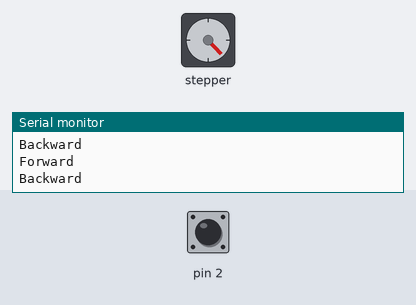
This sketch was run on a simulated Arduino Uno, built with avr-gcc and run on an emulated ATmega328P. On the bench: stepper motor, the last lines printed to the serial monitor. The inputs (shaded band) are chosen by the test bench; at power-on: pin 2 LOW. Stepper angles assume 200 steps per turn.

Above: at 3.8 s.
3.9 s: pin 2 driven HIGH
At 5.2 s:
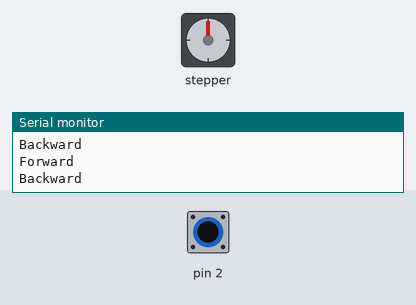
5.5 s: pin 2 pulsed LOW 5 times (0.12 s each, 0.3 s apart)
At 6.07 s:
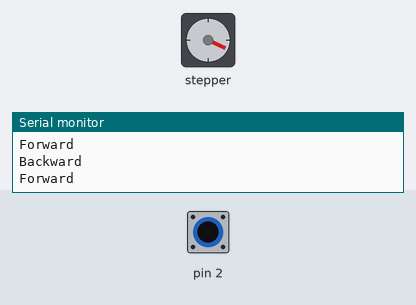
9.0 s: pin 2 pulsed LOW 5 times (0.12 s each, 0.3 s apart)
At 9.87 s:
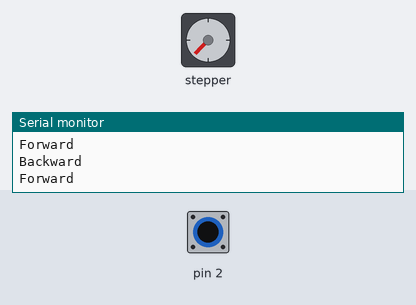
Timing chart, 0 to 12.8 s (numbered marks = the images above; inputs shaded):
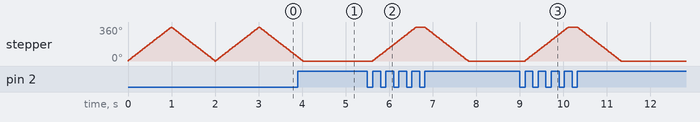

Measured:
- after the input at 3.9 s, stepper: goes on until 4.0 s, then stays 0°
- after the input at 5.5 s, stepper: turns 360° clockwise in 0.99 s, then 360° counter-clockwise in 0.99 s
- after the input at 9.0 s, stepper: turns 360° clockwise in 0.99 s, then 360° counter-clockwise in 0.99 s
- by itself, stepper: turns 360° clockwise in 0.99 s, then 360° counter-clockwise in 0.99 s, then 360° clockwise in 0.99 s, then 317° counter-clockwise in 0.87 s

The sketch:

stepper.ino
```cpp
/*
 * Copied from 2448 motor driver information for driving stepper motors
 */
#include <Stepper.h>

// change this to the number of steps on your motor
#define STEPS 200

// create an instance of the stepper class, specifying
// the number of steps of the motor and the pins it's
// attached to
Stepper stepper(STEPS, 4, 5, 6, 7);  // CORRESPONDING PINS ON DRIVER MODULE: AIN2, AIN1, BIN1, BIN2

void setup() {
  Serial.begin(9600);
  pinMode(2, INPUT);
  Serial.println("Stepper test!");
  // set the speed of the motor to 30 RPMs
  stepper.setSpeed(60);
}

void loop() {
  Serial.println("Forward");
  stepper.step(STEPS);

  if (digitalRead(2) == HIGH) {
    while (digitalRead(2) == HIGH)
      delay(10);
    while (digitalRead(2) == LOW)
      delay (10);
  }

  Serial.println("Backward");
  stepper.step(-STEPS);

  if (digitalRead(2) == HIGH) {
    while (digitalRead(2) == HIGH)
      delay(10);
    while (digitalRead(2) == LOW)
      delay (10);
  }
}
```
